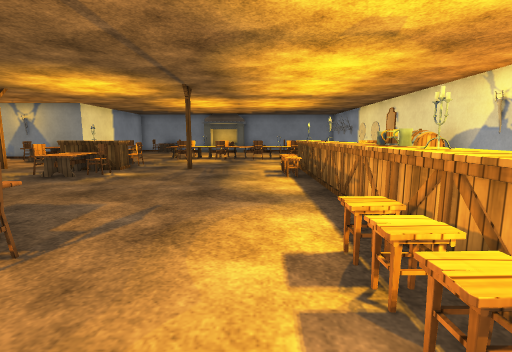
[1] (above)

17 first-person views from a walk through a scene from a Unity 3-D project. The camera is 1.2 m above the floor, tilts 8° down and sees 85° across. Doors are open. The floor is counted in squares, 1 m on a side. Each view is taken from the middle of a square. On the plan, view 1 faces up. The plan holds only what a view shows up to about 13 squares ahead; the rest is blank. The place goes on beyond the plan. Some animated figures are not drawn. Surface patterns are stand-ins for the level's own textures.

[2]
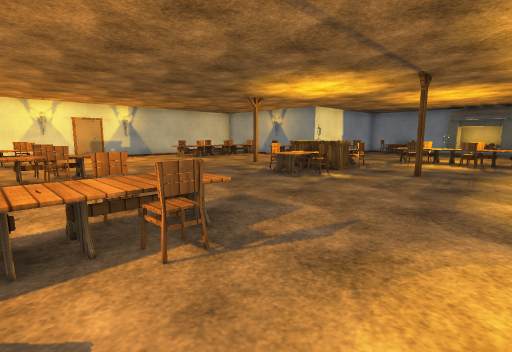

[3]
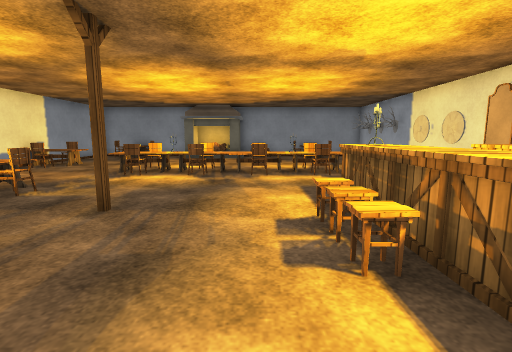

[4]
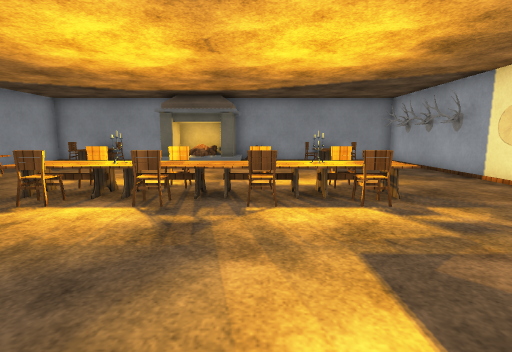

[5]
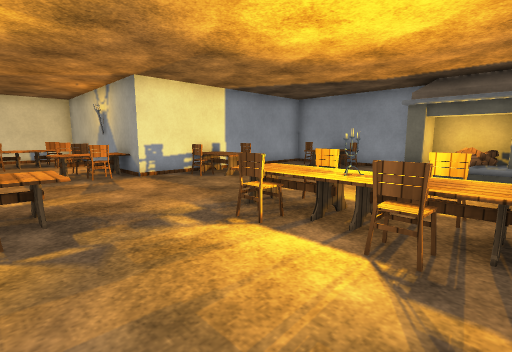

[6]
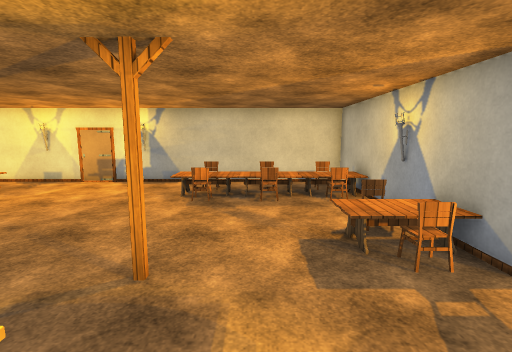

[7]
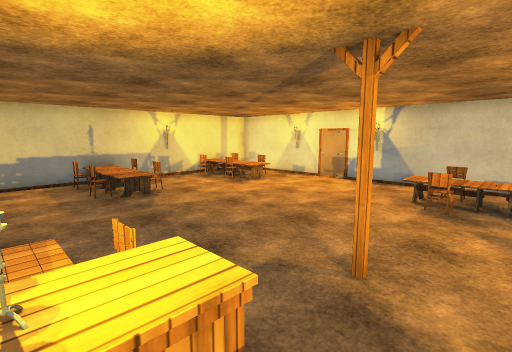

[8]
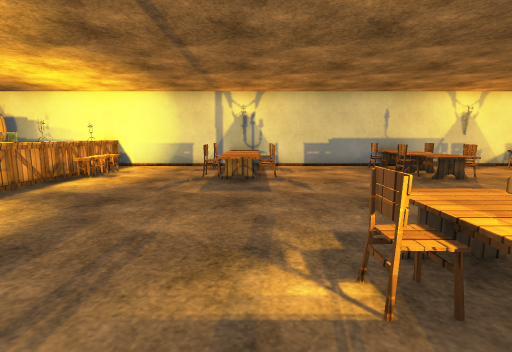

[9]
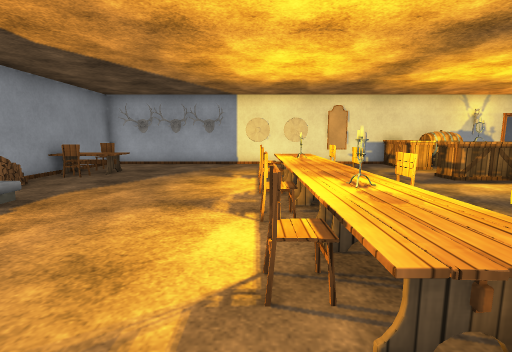

[10]
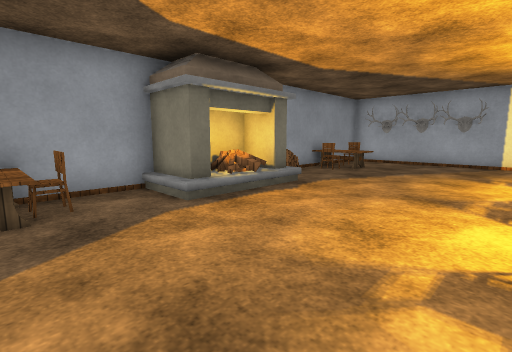

[11]
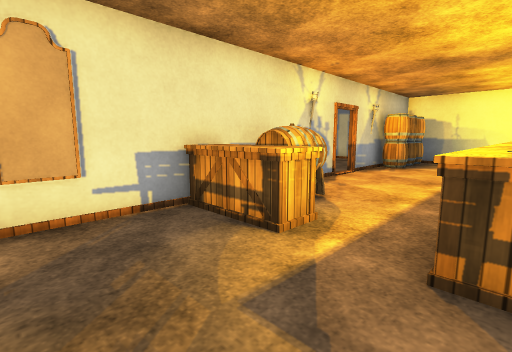

[12]
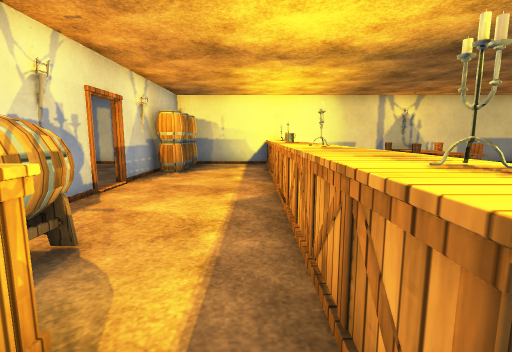

[13]
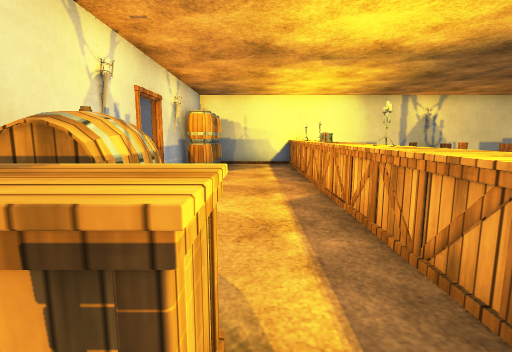

[14]
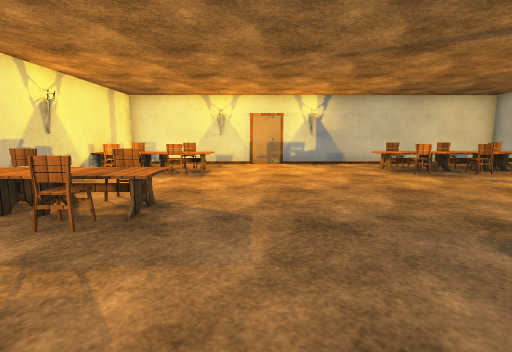

[15]
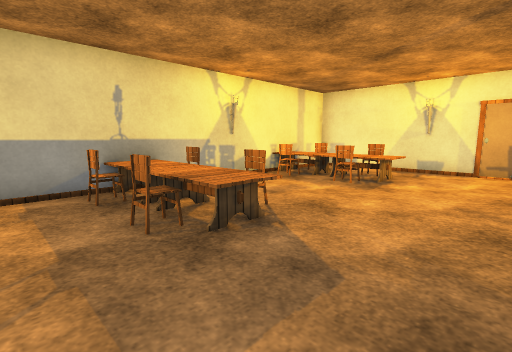

[16]
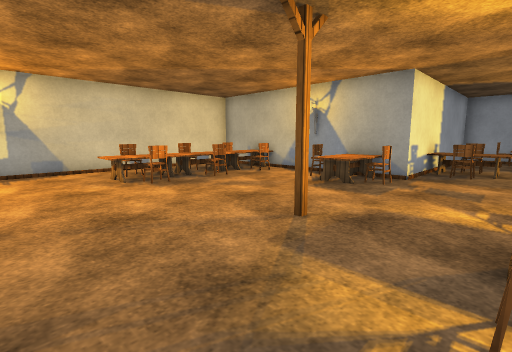

[17]
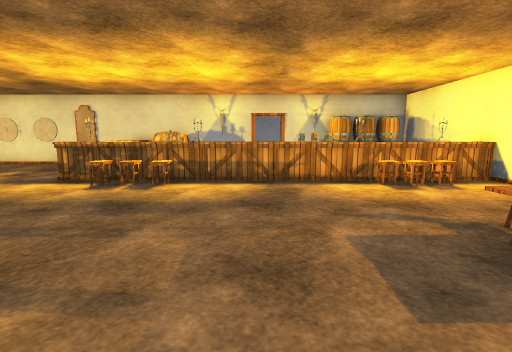

### Floor plan
Key: @ floor where view 1 was taken; # wall or solid block; . main floor; : floor 0.75 m higher than the main floor; D open door; ^ raised ledge; C chair; U counter; S stool; B barrel; T table; H shield; O other object.
Columns run from 18 left of view 1 to 9 right of it. Each row starts with its distance up from view 1.
 24          ######    #######
 23         #.OTC.####O #TC..#
 22         #.TT..####..CTT.O#
 21         #...............O#
 20         #...............O#
 19         #CC.............O#
 18         #TT..............#
 17         #CT...C.C.C.C...H#
 16 #########....TTTTTTTTT...#
 15 #.CTC.C C....TCTCTCTCT..H#
 14 #.TT...O.................#
 13 #.CTC...................O#
 12 #.TTT...... :C...........#
 11 #.CTC......UO.......O.^^^#
 10 #.TTT....#.UO...#..S^..BB#
  9 #..T.......C:C.....S^..BB#
  8 #...........T......SO...##
  7 #...................^....#
  6 #...................^...DD
  5 #...................^...DD
  4 # ..................^....#.
  3 ##TTC..CTTC..CTTC..SO...O#.
  2 ##CTT...::....::...S^...B#.
  1  # TC..C::C..O::O..SO...B#
  0  #CTT..   ....#O..@.^...B#
 -1  ##T########################

Where each view was taken, in squares from view 1:
view 1: 0 up, 0 right, facing up
view 2: 1 up, 0 right, facing up-left
view 3: 6 up, 0 right, facing up
view 4: 10 up, 0 right, facing up
view 5: 12 up, 1 left, facing up-left
view 6: 12 up, 6 left, facing left
view 7: 12 up, 6 left, facing down-left
view 8: 11 up, 4 left, facing down
view 9: 17 up, 6 left, facing right
view 10: 17 up, 7 left, facing up-right
view 11: 14 up, 2 right, facing down-right
view 12: 12 up, 3 right, facing down
view 13: 12 up, 4 right, facing down
view 14: 5 up, 5 left, facing left
view 15: 6 up, 7 left, facing down-left
view 16: 7 up, 7 left, facing up-left
view 17: 6 up, 6 left, facing right
